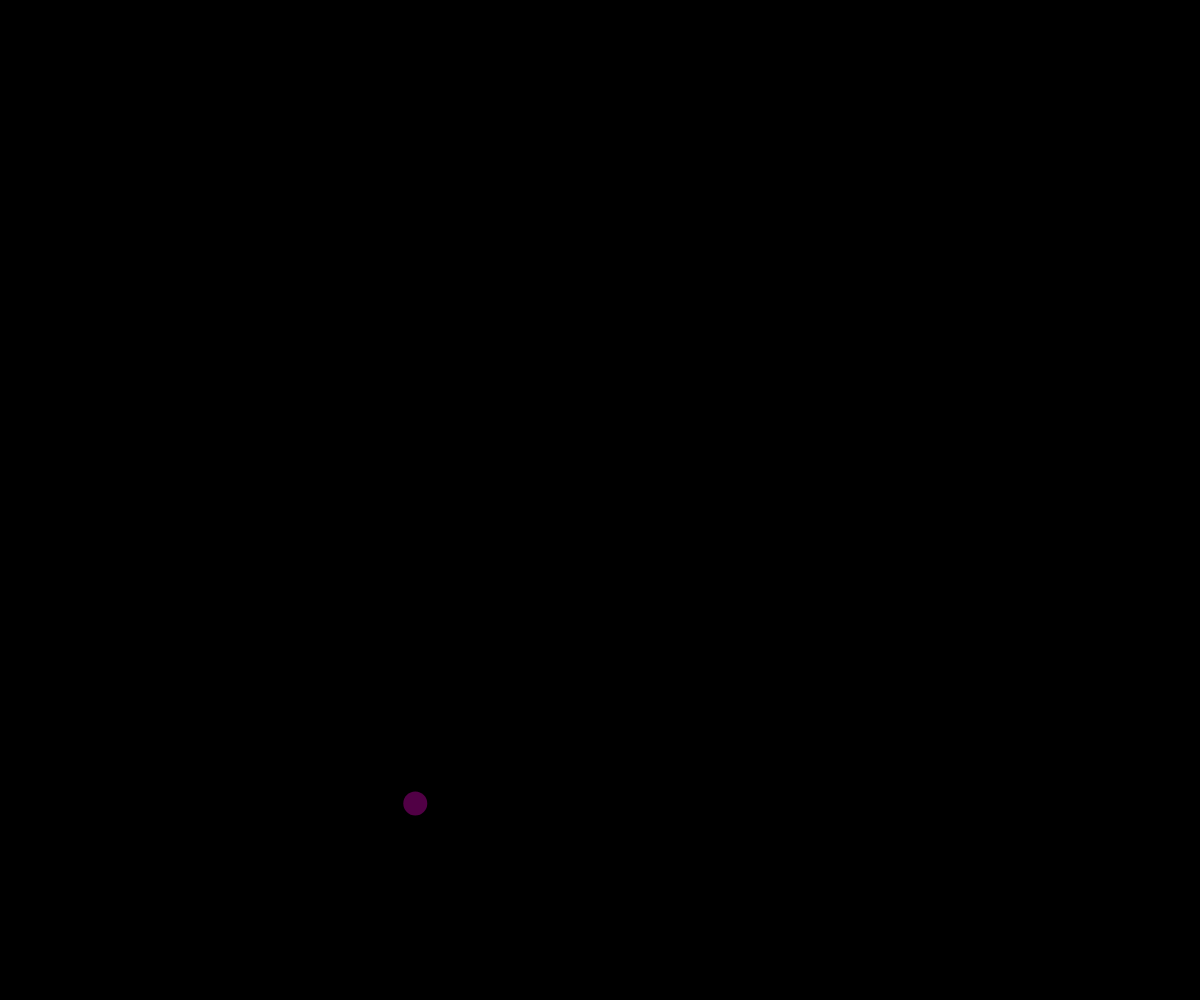
Frame 1 (no input)
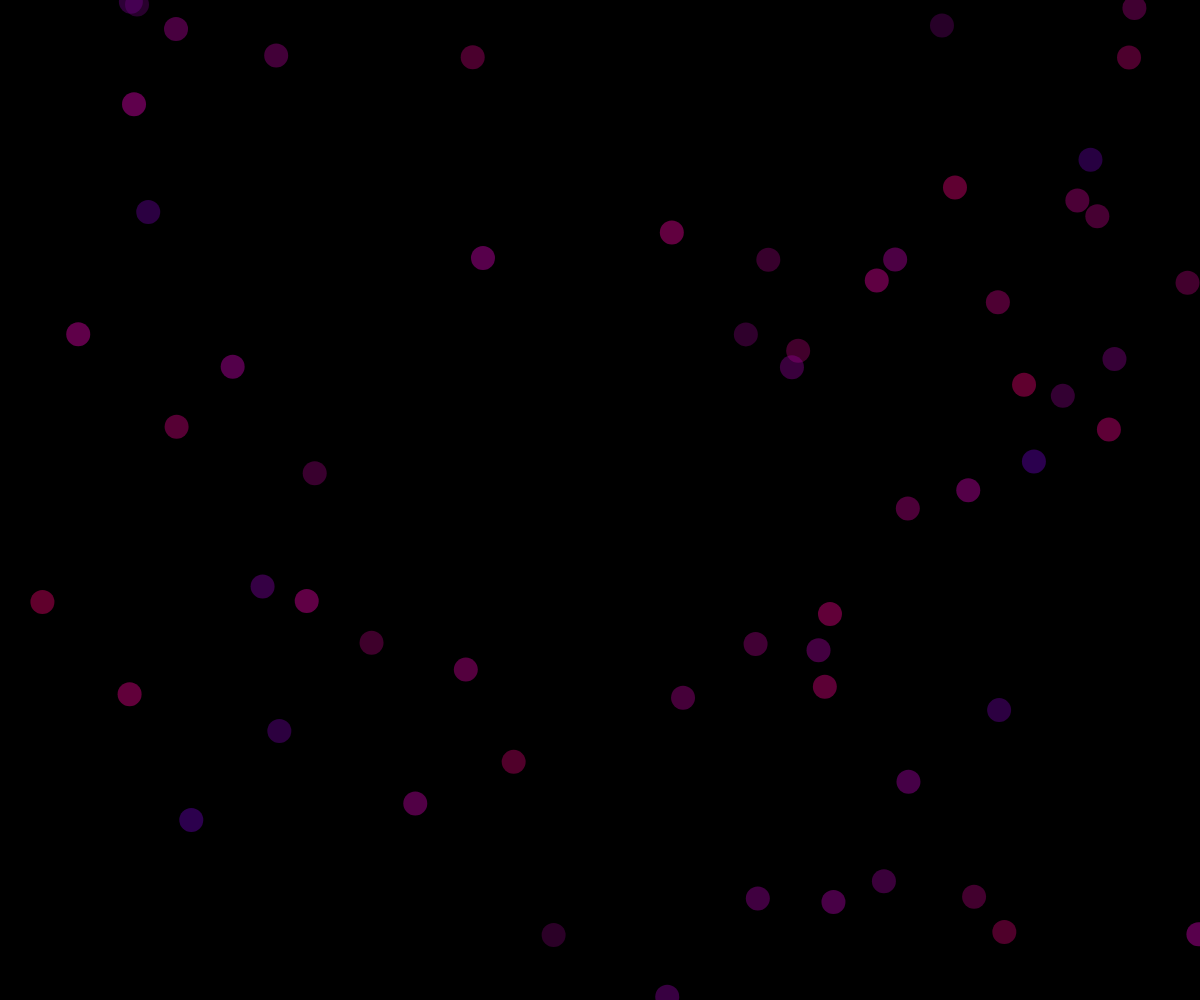
Frame 60 (no input)
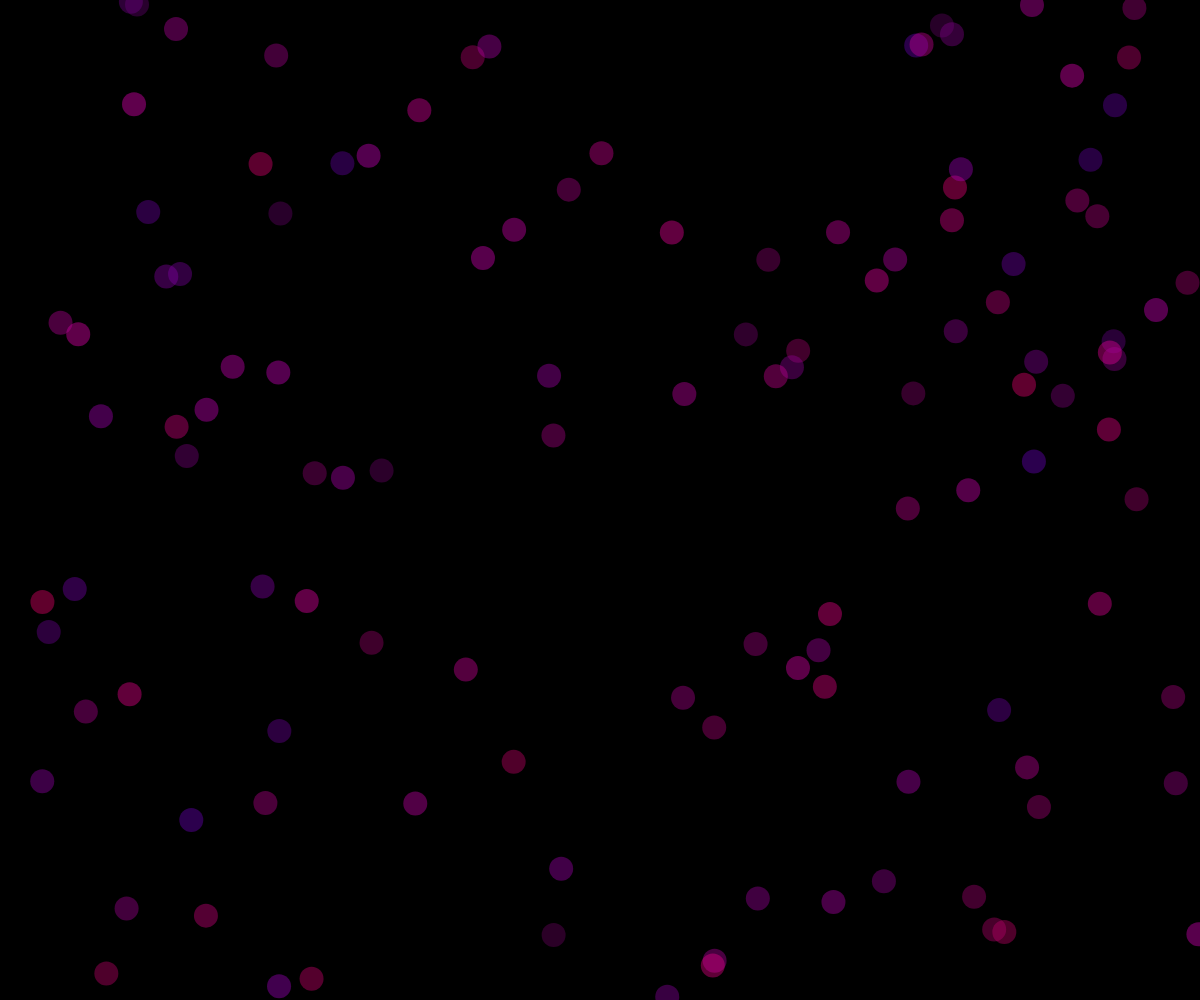
Frame 120 (the mouse pressed at the canvas centre since frame 60)

The p5.js sketch that drew these frames (run headless with seeded random() and noise() and a simulated clock; from frame 60 on, the mouse is pressed at the canvas centre):

// p5.js sketch
// ── sketch.js
// function setup() {
// 	createCanvas(windowWidth, windowHeight);
// }

// function draw() {

// }

var spot = {
	x: 100,
	y: 50
};

var col = {
	r: 255,
	g: 0,
	b: 0
};

function setup() {
	createCanvas(windowWidth, windowHeight);
	background(0);
}
function draw() {
	col.r = random(100, 250);
	col.g = random (0);
	col.b = random (100, 200);
	spot.x =random(0, width);
	spot.y =random(0, height);
	noStroke();
	fill(col.r, col.g, col.b, 100);
	ellipse(spot.x, spot.y, 24, 24);
}
